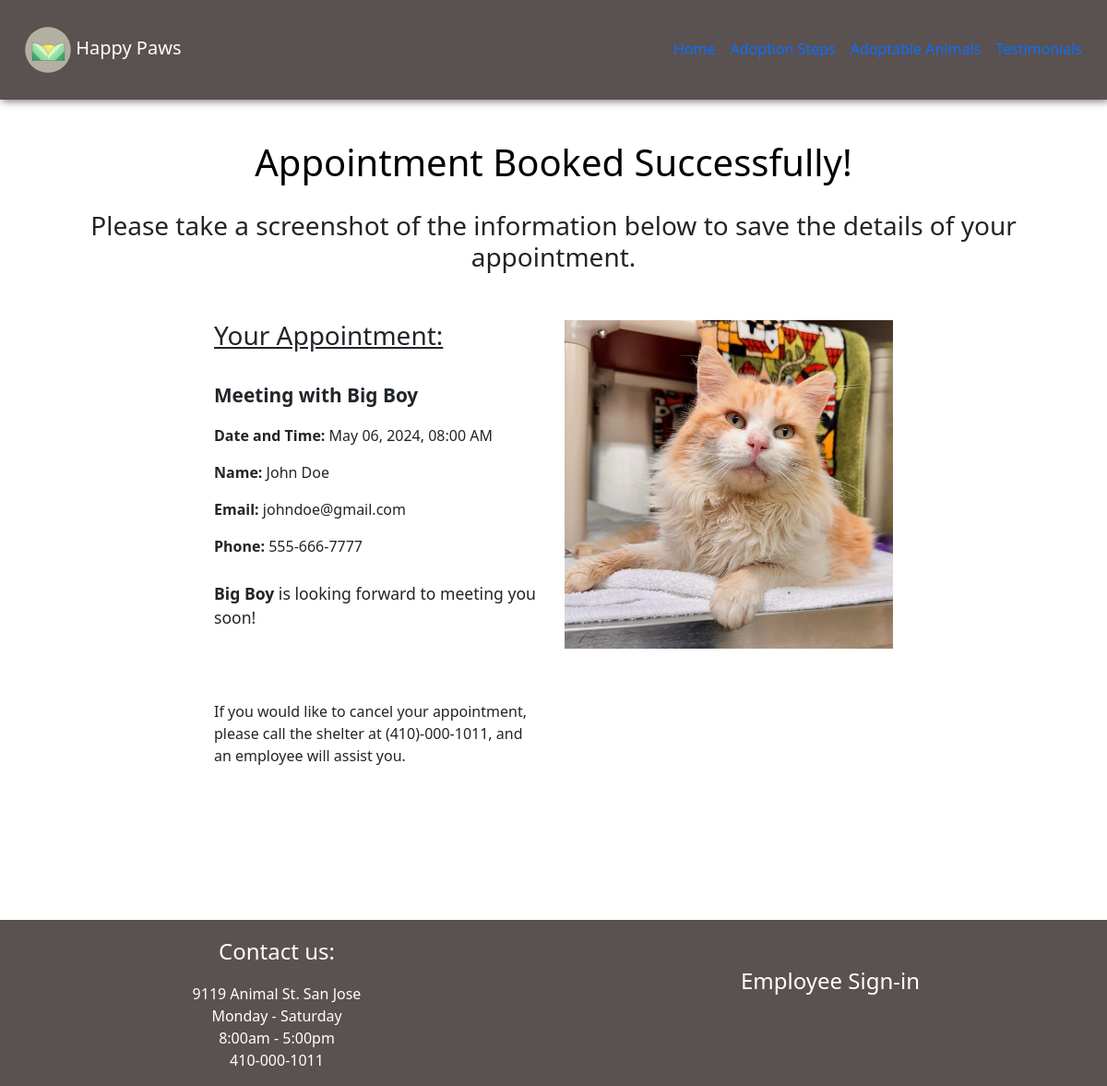
The app's page /Animals/Schedule/AppointmentSuccess/8 with its own data.
### app.py (models this page shows, shortened)
class Animal(db.Model):
    __tablename__ = 'animals'
    id = db.Column(db.Integer, primary_key=True)
    name = db.Column(db.String(5), nullable=False)
    age = db.Column(db.Integer, nullable=True)
    species = db.Column(db.Integer, nullable=False)
    gender = db.Column(db.Integer, nullable=False)
    breed = db.Column(db.String(150), nullable=True)
    weight = db.Column(db.Numeric, nullable=True)
    description = db.Column(db.Text, nullable=True)
    image_path = db.Column(db.String(), nullable=True)
    date_added = db.Column(db.DateTime, default=datetime.utcnow)

class Appointment(db.Model):
    __tablename__ = 'appointments'
    appt_id = db.Column(db.Integer, primary_key=True)
    First_Name = db.Column(db.String(100),nullable=False)
    Last_Name = db.Column(db.String(100),nullable=False)
    Email_Address = db.Column(db.String(100),nullable=False)
    Phone_Number = db.Column(db.String(10), nullable=False)
    animal_id = db.Column(db.Integer, db.ForeignKey('animals.id'))
    Appoint_DateTime = db.Column(db.DateTime)

### app.py (the view)
@app.route('/Animals/Schedule/AppointmentSuccess/<int:id>')
def appointmentsuccess(id):
    appointment = Appointment.query.get_or_404(id)
    animal = Animal.query.get_or_404(appointment.animal_id)
    formatted = format_appointment_datetime(appointment.Appoint_DateTime)
    return render_template('success.html', appointment=appointment, animal=animal, formatted=formatted)

### app.py (called while the page is built)
def format_appointment_datetime(datetime):
    date_time_obj = datetime.fromisoformat(str(datetime))
    formatted_date = date_time_obj.strftime("%B %d, %Y")
    formatted_time = date_time_obj.strftime("%I:%M %p")
    return f"{formatted_date}, {formatted_time}"

### templates/success.html (shortened to what this page needs)
{% extends "base.html" %}
{%block body%}
<div class="container">
    <h1 style="padding-top: 20px"> Appointment Booked Successfully! </h1>
    <h3 style="padding: 20px; text-align: center;"> Please take a screenshot of the information below to save the details of your appointment. </h3> </br>
    <div class="row justify-content-center" style="padding-bottom: 150px;">
        <div class="col-sm-4">
            <h3> <u>Your Appointment:</u> </h3> </br>
            <p class="large-font-2"><strong>Meeting with {{ animal.name }}</strong></p>
            <p class="large-font-1"><strong>Date and Time:</strong> {{ formatted }}</p>
            <p><strong>Name:</strong> {{ appointment.First_Name }} {{ appointment.Last_Name }}</p>
            <p><strong>Email:</strong> {{ appointment.Email_Address }}</p>
            <p style="padding-bottom: 10px;"><strong>Phone:</strong> {{ appointment.Phone_Number }}</p>
            <p class="large-font"><strong>{{ animal.name }}</strong> is looking forward to meeting you soon! </p>
            <p style="padding-top: 60px;">If you would like to cancel your appointment, please call the shelter at (410)-000-1011, and an employee will assist you. </p>
        </div>
        <div class="col-sm-4" >
            {% if animal.image_path %}
            <img src="{{ url_for('static', filename='animal_images/' + animal.image_path)}}" class="card-img-top" alt="animal's image"
            style="max-width: 400px; max-height: 500px; object-fit: cover;">
            {% else %}
            <img src="{{ url_for('static', filename='images/default_image.jpg') }}" class="card-img-top" alt="default image"
            style="max-width: 400px; max-height: 500px; object-fit: cover;">
            {% endif %}
        </div>
    </div>
</div>
{%endblock%}

### templates/base.html (shortened to what this page needs)
<!DOCTYPE html>
<html lang="en">
<head>
    <link href="https://cdn.jsdelivr.net/npm/bootstrap@5.3.3/dist/css/bootstrap.min.css" rel="stylesheet">
    <link rel= "stylesheet" type= "text/css" href= "{{ url_for('static',filename='styles/main.css') }}">
</head>
<body>
    <nav class ="navbar nav justify-content-center py-4 sticky-top navbar-expand-lg navbar-dark text-light" >
        <div class="container-fluid">
            <a class="navbar-brand" href="#"> <img src="{{ url_for('static', filename='images/Website_logo.svg') }}" alt="" width="50" height="50"> Happy Paws </a>
            <div class="collapse navbar-collapse" id="navbarNavAltMarkup">
                <ul class="nav nav-underline ms-auto py-0" >
                    <li class="nav-item">
                        <a class="nav-link " aria-current="page" href="{{url_for('home')}}">Home</a>
                    </li>
                    <li class="nav-item">
                        <a class="nav-link " href="{{url_for('adoption_steps')}}">Adoption Steps</a>
                    </li>
                    <li class="nav-item">
                        <a class="nav-link " href="{{url_for('animals')}}">Adoptable Animals</a>
                    </li>
                    <li class="nav-item">
                        <a class="nav-link" href="{{url_for('testimonial')}}">Testimonials</a>
                    </li>
                </ul>
        </div>
    </nav>
    {%block body%}
    {%endblock%}
    <footer class="footer text-white">
        <div class="container-fluid">
            <div class="row">
                <div class="col-6 p-3 align-items-center">
                    <div class= "row justify-content-center">
                        <p class="fs-4 text-center ">
                            Contact us:
                        </p>
                    </div>
                    <div class= "row justify-content-center">
                        9119 Animal St. San Jose
                    </div>
                    <div class= "row justify-content-center">
                        Monday - Saturday
                    </div>
                    <div class= "row justify-content-center">
                        8:00am - 5:00pm
                    </div>
                    <div class= "row justify-content-center">
                        410-000-1011
                    </div>
                </div>
                <div class="col-6 p-5 " >
                    <p class="fs-4 text-center ">
                    <a class="nav-link" aria-current="page" href="{{url_for('login')}}">Employee Sign-in</a>
                    </p>
                </div>
            </div>
        </div>
    </footer>
</body>
</html>

### static/styles/main.css (style rules this page uses)
h1 { text-align: center; color: black; }
.navbar { background: #5A5151; padding-left: 15px; padding-right: 15px; }
nav { padding: 24px; text-align: center; box-shadow: 2px 2px 8px rgba(0, 0, 0, 0.5); }

### templates/base.html (style rules this page uses)
.footer { background-color:#5A5151; }

### templates/success.html (style rules this page uses)
.large-font { font-size: 1.1em; }
.large-font-2 { font-size: 1.3em; }

### records on screen
Animal: name "Big Boy", image_path (picture)
Appointment: First_Name "John", Last_Name "Doe", Email_Address "johndoe@gmail.com", Phone_Number "555-666-7777"
